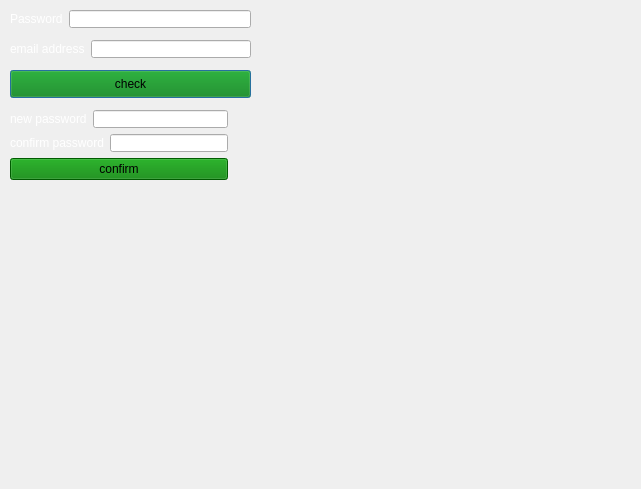
<?xml version="1.0" encoding="UTF-8"?>
<ui version="4.0">
 <class>ForgotMyPassword</class>
 <widget class="QDialog" name="ForgotMyPassword">
  <property name="geometry">
   <rect>
    <x>0</x>
    <y>0</y>
    <width>641</width>
    <height>489</height>
   </rect>
  </property>
  <property name="windowTitle">
   <string>Dialog</string>
  </property>
  <property name="styleSheet">
   <string notr="true">#ForgotMyPassword {border-image: url(:/images/images/back.jpg) 0 0 0 0 
;}</string>
  </property>
  <widget class="QWidget" name="layoutWidget_2">
   <property name="geometry">
    <rect>
     <x>10</x>
     <y>4</y>
     <width>241</width>
     <height>61</height>
    </rect>
   </property>
   <layout class="QVBoxLayout" name="verticalLayout">
    <item>
     <layout class="QHBoxLayout" name="horizontalLayout_2">
      <item>
       <widget class="QLabel" name="user">
        <property name="styleSheet">
         <string notr="true">#user{color:white;}</string>
        </property>
        <property name="text">
         <string>Password</string>
        </property>
       </widget>
      </item>
      <item>
       <widget class="QLineEdit" name="userL">
        <property name="font">
         <font>
          <italic>true</italic>
         </font>
        </property>
        <property name="styleSheet">
         <string notr="true">#userL{border-image:url(:/images/images/gameground.png);padding-left:10px;}</string>
        </property>
        <property name="echoMode">
         <enum>QLineEdit::Password</enum>
        </property>
        <property name="cursorPosition">
         <number>0</number>
        </property>
       </widget>
      </item>
     </layout>
    </item>
    <item>
     <layout class="QHBoxLayout" name="horizontalLayout">
      <item>
       <widget class="QLabel" name="email">
        <property name="styleSheet">
         <string notr="true">#email{color:white;}</string>
        </property>
        <property name="text">
         <string>email address</string>
        </property>
       </widget>
      </item>
      <item>
       <widget class="QLineEdit" name="emailL">
        <property name="font">
         <font>
          <italic>true</italic>
         </font>
        </property>
        <property name="styleSheet">
         <string notr="true">#emailL{border-image:
url(:/images/images/gameground.png);
padding-left:10px;

}</string>
        </property>
        <property name="cursorPosition">
         <number>0</number>
        </property>
       </widget>
      </item>
     </layout>
    </item>
   </layout>
  </widget>
  <widget class="QPushButton" name="check">
   <property name="geometry">
    <rect>
     <x>10</x>
     <y>70</y>
     <width>241</width>
     <height>28</height>
    </rect>
   </property>
   <property name="styleSheet">
    <string notr="true">#check{background-color:green;}
</string>
   </property>
   <property name="text">
    <string>check</string>
   </property>
  </widget>
  <widget class="QWidget" name="formLayoutWidget">
   <property name="geometry">
    <rect>
     <x>10</x>
     <y>110</y>
     <width>241</width>
     <height>151</height>
    </rect>
   </property>
   <layout class="QFormLayout" name="formLayout">
    <item row="0" column="0">
     <layout class="QVBoxLayout" name="verticalLayout_3">
      <item>
       <layout class="QVBoxLayout" name="verticalLayout_2">
        <item>
         <layout class="QHBoxLayout" name="horizontalLayout_3">
          <item>
           <widget class="QLabel" name="pass">
            <property name="styleSheet">
             <string notr="true">#pass{color:white;}</string>
            </property>
            <property name="text">
             <string>new password</string>
            </property>
           </widget>
          </item>
          <item>
           <widget class="QLineEdit" name="passL">
            <property name="font">
             <font>
              <italic>true</italic>
             </font>
            </property>
            <property name="styleSheet">
             <string notr="true">#passL{border-image:
url(:/images/images/gameground.png);
padding-left:10px;

}</string>
            </property>
            <property name="cursorPosition">
             <number>0</number>
            </property>
           </widget>
          </item>
         </layout>
        </item>
        <item>
         <layout class="QHBoxLayout" name="horizontalLayout_4">
          <item>
           <widget class="QLabel" name="confirm_pass">
            <property name="styleSheet">
             <string notr="true">#confirm_pass{color:white;}</string>
            </property>
            <property name="text">
             <string>confirm password</string>
            </property>
           </widget>
          </item>
          <item>
           <widget class="QLineEdit" name="confirm_passL">
            <property name="font">
             <font>
              <italic>true</italic>
             </font>
            </property>
            <property name="styleSheet">
             <string notr="true">#confirm_passL{border-image:
url(:/images/images/gameground.png);
padding-left:10px;

}</string>
            </property>
            <property name="cursorPosition">
             <number>0</number>
            </property>
           </widget>
          </item>
         </layout>
        </item>
       </layout>
      </item>
      <item>
       <widget class="QPushButton" name="confirm">
        <property name="styleSheet">
         <string notr="true">#confirm{background-color:green;opacity: 0.5;;}
</string>
        </property>
        <property name="text">
         <string>confirm</string>
        </property>
       </widget>
      </item>
     </layout>
    </item>
   </layout>
  </widget>
 </widget>
 <resources/>
 <connections/>
</ui>
